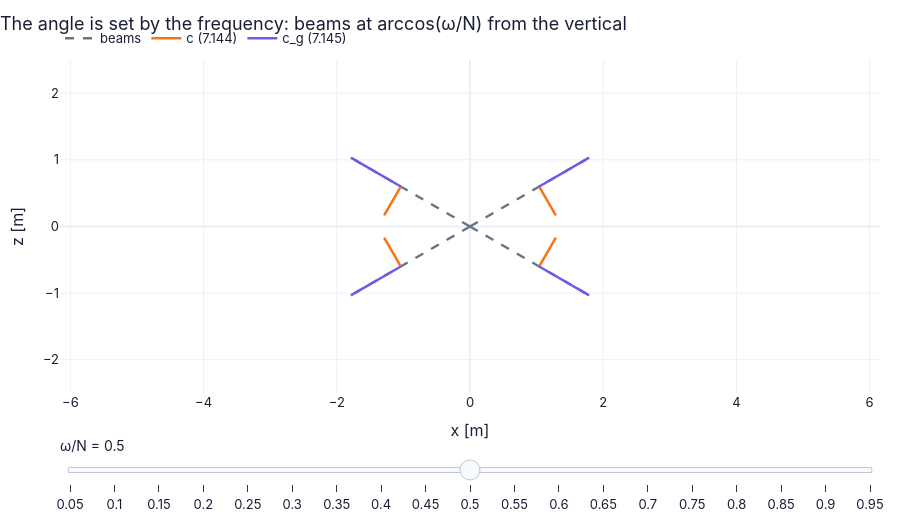

The code cell stored with this chart in its notebook:
### Markdown cell above
**What you see.** Left, ω/N = cos θ with dots at 0°, 45° and 89°; right, the (k, m) plane with contours of ω/N — straight lines through
the origin — and three K arrows of different length on the 45° line.

**How to read it.** Moving along a ray (changing |K|) keeps ω; turning K changes it. The three arrows share one frequency.

**What would change if…** …we drew a surface wave's ω(K) instead: the contours would be circles (ω depends only on |K|) — the opposite
geometry.

### Code cell
def cross(r):                                              # r = ω/N: four beams and the c, c_g arrows of each
    bx, bz, cx_, cz_, gx, gz = [], [], [], [], [], []
    for ks in (1.0, -1.0):                                 # K pointing right or left
        for ms in (1.0, -1.0):                             # K pointing up or down
            s_ = ch07.internal_wave_state(r, 1.0, 1.0, k_sign=ks, m_sign=ms)   # (7.139), (7.144)–(7.146)
            eb = np.array([s_["cgx"], s_["cgz"]])/max(s_["cg"], 1e-12)          # beam direction = c_g direction
            bx += [0, 2*eb[0], np.nan]; bz += [0, 2*eb[1], np.nan]              # the beam axis (length 2)
            p0 = 1.2*eb                                     # arrows start on the beam
            cx_ += [p0[0], p0[0] + s_["cx"], np.nan]; cz_ += [p0[1], p0[1] + s_["cz"], np.nan]   # c (orange)
            gx += [p0[0], p0[0] + s_["cgx"], np.nan]; gz += [p0[1], p0[1] + s_["cgz"], np.nan]   # c_g (purple)
    return {"beams": (bx, bz), "c (7.144)": (cx_, cz_), "c_g (7.145)": (gx, gz)}
fig = slider_figure(cross, "ω/N", np.linspace(0.05, 0.95, 19 if not FAST else 10), xlabel="x [m]", ylabel="z [m]",
                    title="The angle is set by the frequency: beams at arccos(ω/N) from the vertical",
                    xrange=(-2.5, 2.5), yrange=(-2.5, 2.5), height=520)
recolor(fig, {"beams": COLORS["muted"], "c (7.144)": COLORS["orange"], "c_g (7.145)": COLORS["accent"]}, dashes={"beams": "dash"})
fig.update_yaxes(scaleanchor="x", scaleratio=1)            # equal scales so angles are true
fig.show()   # draw (works on the page: no kernel needed)

### Figure 1 — Plotly figure (JSON) as saved in the notebook; plotly's stock layout.template omitted (floating-point values rounded to 4 significant figures)
{"data": [{"hovertemplate": "beams: %{y:.4g}<extra>ω/N = 0.05 </extra>", "line": {"color": "#697386", "dash": "dash", "width": 2.5}, "marker": {"color": "#697386"}, "mode": "lines", "name": "beams", "type": "scatter", "visible": false, "x": [0.0, 1.997, NaN, 0.0, 1.997, NaN, 0.0, -1.997, NaN, 0.0, -1.997, NaN], "y": [0.0, -0.1, NaN, 0.0, 0.1, NaN, 0.0, -0.1, NaN, 0.0, 0.1, NaN]}, {"hovertemplate": "c (7.144): %{y:.4g}<extra>ω/N = 0.05 </extra>", "line": {"color": "#f97316", "width": 2.5}, "marker": {"color": "#f97316"}, "mode": "lines", "name": "c (7.144)", "type": "scatter", "visible": false, "x": [1.198, 1.201, NaN, 1.198, 1.201, NaN, -1.198, -1.201, NaN, -1.198, -1.201, NaN], "y": [-0.06, -0.01006, NaN, 0.06, 0.01006, NaN, -0.06, -0.01006, NaN, 0.06, 0.01006, NaN]}, {"hovertemplate": "c_g (7.145): %{y:.4g}<extra>ω/N = 0.05 </extra>", "line": {"color": "#6c5ce7", "width": 2.5}, "marker": {"color": "#6c5ce7"}, "mode": "lines", "name": "c_g (7.145)", "type": "scatter", "visible": false, "x": [1.198, 2.196, NaN, 1.198, 2.196, NaN, -1.198, -2.196, NaN, -1.198, -2.196, NaN], "y": [-0.06, -0.1099, NaN, 0.06, 0.1099, NaN, -0.06, -0.1099, NaN, 0.06, 0.1099, NaN]}, {"hovertemplate": "beams: %{y:.4g}<extra>ω/N = 0.1 </extra>", "line": {"color": "#697386", "dash": "dash", "width": 2.5}, "marker": {"color": "#697386"}, "mode": "lines", "name": "beams", "type": "scatter", "visible": false, "x": [0.0, 1.99, NaN, 0.0, 1.99, NaN, 0.0, -1.99, NaN, 0.0, -1.99, NaN], "y": [0.0, -0.2, NaN, 0.0, 0.2, NaN, 0.0, -0.2, NaN, 0.0, 0.2, NaN]}, {"hovertemplate": "c (7.144): %{y:.4g}<extra>ω/N = 0.1 </extra>", "line": {"color": "#f97316", "width": 2.5}, "marker": {"color": "#f97316"}, "mode": "lines", "name": "c (7.144)", "type": "scatter", "visible": false, "x": [1.194, 1.204, NaN, 1.194, 1.204, NaN, -1.194, -1.204, NaN, -1.194, -1.204, NaN], "y": [-0.12, -0.0205, NaN, 0.12, 0.0205, NaN, -0.12, -0.0205, NaN, 0.12, 0.0205, NaN]}, {"hovertemplate": "c_g (7.145): %{y:.4g}<extra>ω/N = 0.1 </extra>", "line": {"color": "#6c5ce7", "width": 2.5}, "marker": {"color": "#6c5ce7"}, "mode": "lines", "name": "c_g (7.145)", "type": "scatter", "visible": false, "x": [1.194, 2.184, NaN, 1.194, 2.184, NaN, -1.194, -2.184, NaN, -1.194, -2.184, NaN], "y": [-0.12, -0.2195, NaN, 0.12, 0.2195, NaN, -0.12, -0.2195, NaN, 0.12, 0.2195, NaN]}, {"hovertemplate": "beams: %{y:.4g}<extra>ω/N = 0.15 </extra>", "line": {"color": "#697386", "dash": "dash", "width": 2.5}, "marker": {"color": "#697386"}, "mode": "lines", "name": "beams", "type": "scatter", "visible": false, "x": [0.0, 1.977, NaN, 0.0, 1.977, NaN, 0.0, -1.977, NaN, 0.0, -1.977, NaN], "y": [0.0, -0.3, NaN, 0.0, 0.3, NaN, 0.0, -0.3, NaN, 0.0, 0.3, NaN]}, {"hovertemplate": "c (7.144): %{y:.4g}<extra>ω/N = 0.15 </extra>", "line": {"color": "#f97316", "width": 2.5}, "marker": {"color": "#f97316"}, "mode": "lines", "name": "c (7.144)", "type": "scatter", "visible": false, "x": [1.186, 1.209, NaN, 1.186, 1.209, NaN, -1.186, -1.209, NaN, -1.186, -1.209, NaN], "y": [-0.18, -0.0317, NaN, 0.18, 0.0317, NaN, -0.18, -0.0317, NaN, 0.18, 0.0317, NaN]}, {"hovertemplate": "c_g (7.145): %{y:.4g}<extra>ω/N = 0.15 </extra>", "line": {"color": "#6c5ce7", "width": 2.5}, "marker": {"color": "#6c5ce7"}, "mode": "lines", "name": "c_g (7.145)", "type": "scatter", "visible": false, "x": [1.186, 2.164, NaN, 1.186, 2.164, NaN, -1.186, -2.164, NaN, -1.186, -2.164, NaN], "y": [-0.18, -0.3283, NaN, 0.18, 0.3283, NaN, -0.18, -0.3283, NaN, 0.18, 0.3283, NaN]}, {"hovertemplate": "beams: %{y:.4g}<extra>ω/N = 0.2 </extra>", "line": {"color": "#697386", "dash": "dash", "width": 2.5}, "marker": {"color": "#697386"}, "mode": "lines", "name": "beams", "type": "scatter", "visible": false, "x": [0.0, 1.96, NaN, 0.0, 1.96, NaN, 0.0, -1.96, NaN, 0.0, -1.96, NaN], "y": [0.0, -0.4, NaN, 0.0, 0.4, NaN, 0.0, -0.4, NaN, 0.0, 0.4, NaN]}, {"hovertemplate": "c (7.144): %{y:.4g}<extra>ω/N = 0.2 </extra>", "line": {"color": "#f97316", "width": 2.5}, "marker": {"color": "#f97316"}, "mode": "lines", "name": "c (7.144)", "type": "scatter", "visible": false, "x": [1.176, 1.216, NaN, 1.176, 1.216, NaN, -1.176, -1.216, NaN, -1.176, -1.216, NaN], "y": [-0.24, -0.04404, NaN, 0.24, 0.04404, NaN, -0.24, -0.04404, NaN, 0.24, 0.04404, NaN]}, {"hovertemplate": "c_g (7.145): %{y:.4g}<extra>ω/N = 0.2 </extra>", "line": {"color": "#6c5ce7", "width": 2.5}, "marker": {"color": "#6c5ce7"}, "mode": "lines", "name": "c_g (7.145)", "type": "scatter", "visible": false, "x": [1.176, 2.136, NaN, 1.176, 2.136, NaN, -1.176, -2.136, NaN, -1.176, -2.136, NaN], "y": [-0.24, -0.436, NaN, 0.24, 0.436, NaN, -0.24, -0.436, NaN, 0.24, 0.436, NaN]}, {"hovertemplate": "beams: %{y:.4g}<extra>ω/N = 0.25 </extra>", "line": {"color": "#697386", "dash": "dash", "width": 2.5}, "marker": {"color": "#697386"}, "mode": "lines", "name": "beams", "type": "scatter", "visible": false, "x": [0.0, 1.936, NaN, 0.0, 1.936, NaN, 0.0, -1.936, NaN, 0.0, -1.936, NaN], "y": [0.0, -0.5, NaN, 0.0, 0.5, NaN, 0.0, -0.5, NaN, 0.0, 0.5, NaN]}, {"hovertemplate": "c (7.144): %{y:.4g}<extra>ω/N = 0.25 </extra>", "line": {"color": "#f97316", "width": 2.5}, "marker": {"color": "#f97316"}, "mode": "lines", "name": "c (7.144)", "type": "scatter", "visible": false, "x": [1.162, 1.224, NaN, 1.162, 1.224, NaN, -1.162, -1.224, NaN, -1.162, -1.224, NaN], "y": [-0.3, -0.05794, NaN, 0.3, 0.05794, NaN, -0.3, -0.05794, NaN, 0.3, 0.05794, NaN]}, {"hovertemplate": "c_g (7.145): %{y:.4g}<extra>ω/N = 0.25 </extra>", "line": {"color": "#6c5ce7", "width": 2.5}, "marker": {"color": "#6c5ce7"}, "mode": "lines", "name": "c_g (7.145)", "type": "scatter", "visible": false, "x": [1.162, 2.099, NaN, 1.162, 2.099, NaN, -1.162, -2.099, NaN, -1.162, -2.099, NaN], "y": [-0.3, -0.5421, NaN, 0.3, 0.5421, NaN, -0.3, -0.5421, NaN, 0.3, 0.5421, NaN]}, {"hovertemplate": "beams: %{y:.4g}<extra>ω/N = 0.3 </extra>", "line": {"color": "#697386", "dash": "dash", "width": 2.5}, "marker": {"color": "#697386"}, "mode": "lines", "name": "beams", "type": "scatter", "visible": false, "x": [0.0, 1.908, NaN, 0.0, 1.908, NaN, 0.0, -1.908, NaN, 0.0, -1.908, NaN], "y": [0.0, -0.6, NaN, 0.0, 0.6, NaN, 0.0, -0.6, NaN, 0.0, 0.6, NaN]}, {"hovertemplate": "c (7.144): %{y:.4g}<extra>ω/N = 0.3 </extra>", "line": {"color": "#f97316", "width": 2.5}, "marker": {"color": "#f97316"}, "mode": "lines", "name": "c (7.144)", "type": "scatter", "visible": false, "x": [1.145, 1.235, NaN, 1.145, 1.235, NaN, -1.145, -1.235, NaN, -1.145, -1.235, NaN], "y": [-0.36, -0.07382, NaN, 0.36, 0.07382, NaN, -0.36, -0.07382, NaN, 0.36, 0.07382, NaN]}, {"hovertemplate": "c_g (7.145): %{y:.4g}<extra>ω/N = 0.3 </extra>", "line": {"color": "#6c5ce7", "width": 2.5}, "marker": {"color": "#6c5ce7"}, "mode": "lines", "name": "c_g (7.145)", "type": "scatter", "visible": false, "x": [1.145, 2.055, NaN, 1.145, 2.055, NaN, -1.145, -2.055, NaN, -1.145, -2.055, NaN], "y": [-0.36, -0.6462, NaN, 0.36, 0.6462, NaN, -0.36, -0.6462, NaN, 0.36, 0.6462, NaN]}, {"hovertemplate": "beams: %{y:.4g}<extra>ω/N = 0.35 </extra>", "line": {"color": "#697386", "dash": "dash", "width": 2.5}, "marker": {"color": "#697386"}, "mode": "lines", "name": "beams", "type": "scatter", "visible": false, "x": [0.0, 1.873, NaN, 0.0, 1.873, NaN, 0.0, -1.873, NaN, 0.0, -1.873, NaN], "y": [0.0, -0.7, NaN, 0.0, 0.7, NaN, 0.0, -0.7, NaN, 0.0, 0.7, NaN]}, {"hovertemplate": "c (7.144): %{y:.4g}<extra>ω/N = 0.35 </extra>", "line": {"color": "#f97316", "width": 2.5}, "marker": {"color": "#f97316"}, "mode": "lines", "name": "c (7.144)", "type": "scatter", "visible": false, "x": [1.124, 1.247, NaN, 1.124, 1.247, NaN, -1.124, -1.247, NaN, -1.124, -1.247, NaN], "y": [-0.42, -0.09214, NaN, 0.42, 0.09214, NaN, -0.42, -0.09214, NaN, 0.42, 0.09214, NaN]}, {"hovertemplate": "c_g (7.145): %{y:.4g}<extra>ω/N = 0.35 </extra>", "line": {"color": "#6c5ce7", "width": 2.5}, "marker": {"color": "#6c5ce7"}, "mode": "lines", "name": "c_g (7.145)", "type": "scatter", "visible": false, "x": [1.124, 2.002, NaN, 1.124, 2.002, NaN, -1.124, -2.002, NaN, -1.124, -2.002, NaN], "y": [-0.42, -0.7479, NaN, 0.42, 0.7479, NaN, -0.42, -0.7479, NaN, 0.42, 0.7479, NaN]}, {"hovertemplate": "beams: %{y:.4g}<extra>ω/N = 0.4 </extra>", "line": {"color": "#697386", "dash": "dash", "width": 2.5}, "marker": {"color": "#697386"}, "mode": "lines", "name": "beams", "type": "scatter", "visible": false, "x": [0.0, 1.833, NaN, 0.0, 1.833, NaN, 0.0, -1.833, NaN, 0.0, -1.833, NaN], "y": [0.0, -0.8, NaN, 0.0, 0.8, NaN, 0.0, -0.8, NaN, 0.0, 0.8, NaN]}, {"hovertemplate": "c (7.144): %{y:.4g}<extra>ω/N = 0.4 </extra>", "line": {"color": "#f97316", "width": 2.5}, "marker": {"color": "#f97316"}, "mode": "lines", "name": "c (7.144)", "type": "scatter", "visible": false, "x": [1.1, 1.26, NaN, 1.1, 1.26, NaN, -1.1, -1.26, NaN, -1.1, -1.26, NaN], "y": [-0.48, -0.1134, NaN, 0.48, 0.1134, NaN, -0.48, -0.1134, NaN, 0.48, 0.1134, NaN]}, {"hovertemplate": "c_g (7.145): %{y:.4g}<extra>ω/N = 0.4 </extra>", "line": {"color": "#6c5ce7", "width": 2.5}, "marker": {"color": "#6c5ce7"}, "mode": "lines", "name": "c_g (7.145)", "type": "scatter", "visible": false, "x": [1.1, 1.94, NaN, 1.1, 1.94, NaN, -1.1, -1.94, NaN, -1.1, -1.94, NaN], "y": [-0.48, -0.8466, NaN, 0.48, 0.8466, NaN, -0.48, -0.8466, NaN, 0.48, 0.8466, NaN]}, {"hovertemplate": "beams: %{y:.4g}<extra>ω/N = 0.45 </extra>", "line": {"color": "#697386", "dash": "dash", "width": 2.5}, "marker": {"color": "#697386"}, "mode": "lines", "name": "beams", "type": "scatter", "visible": false, "x": [0.0, 1.786, NaN, 0.0, 1.786, NaN, 0.0, -1.786, NaN, 0.0, -1.786, NaN], "y": [0.0, -0.9, NaN, 0.0, 0.9, NaN, 0.0, -0.9, NaN, 0.0, 0.9, NaN]}, {"hovertemplate": "c (7.144): %{y:.4g}<extra>ω/N = 0.45 </extra>", "line": {"color": "#f97316", "width": 2.5}, "marker": {"color": "#f97316"}, "mode": "lines", "name": "c (7.144)", "type": "scatter", "visible": false, "x": [1.072, 1.274, NaN, 1.072, 1.274, NaN, -1.072, -1.274, NaN, -1.072, -1.274, NaN], "y": [-0.54, -0.1381, NaN, 0.54, 0.1381, NaN, -0.54, -0.1381, NaN, 0.54, 0.1381, NaN]}, {"hovertemplate": "c_g (7.145): %{y:.4g}<extra>ω/N = 0.45 </extra>", "line": {"color": "#6c5ce7", "width": 2.5}, "marker": {"color": "#6c5ce7"}, "mode": "lines", "name": "c_g (7.145)", "type": "scatter", "visible": false, "x": [1.072, 1.869, NaN, 1.072, 1.869, NaN, -1.072, -1.869, NaN, -1.072, -1.869, NaN], "y": [-0.54, -0.9419, NaN, 0.54, 0.9419, NaN, -0.54, -0.9419, NaN, 0.54, 0.9419, NaN]}, {"hovertemplate": "beams: %{y:.4g}<extra>ω/N = 0.5 </extra>", "line": {"color": "#697386", "dash": "dash", "width": 2.5}, "marker": {"color": "#697386"}, "mode": "lines", "name": "beams", "type": "scatter", "visible": true, "x": [0.0, 1.732, NaN, 0.0, 1.732, NaN, 0.0, -1.732, NaN, 0.0, -1.732, NaN], "y": [0.0, -1.0, NaN, 0.0, 1.0, NaN, 0.0, -1.0, NaN, 0.0, 1.0, NaN]}, {"hovertemplate": "c (7.144): %{y:.4g}<extra>ω/N = 0.5 </extra>", "line": {"color": "#f97316", "width": 2.5}, "marker": {"color": "#f97316"}, "mode": "lines", "name": "c (7.144)", "type": "scatter", "visible": true, "x": [1.039, 1.289, NaN, 1.039, 1.289, NaN, -1.039, -1.289, NaN, -1.039, -1.289, NaN], "y": [-0.6, -0.167, NaN, 0.6, 0.167, NaN, -0.6, -0.167, NaN, 0.6, 0.167, NaN]}, {"hovertemplate": "c_g (7.145): %{y:.4g}<extra>ω/N = 0.5 </extra>", "line": {"color": "#6c5ce7", "width": 2.5}, "marker": {"color": "#6c5ce7"}, "mode": "lines", "name": "c_g (7.145)", "type": "scatter", "visible": true, "x": [1.039, 1.789, NaN, 1.039, 1.789, NaN, -1.039, -1.789, NaN, -1.039, -1.789, NaN], "y": [-0.6, -1.033, NaN, 0.6, 1.033, NaN, -0.6, -1.033, NaN, 0.6, 1.033, NaN]}, {"hovertemplate": "beams: %{y:.4g}<extra>ω/N = 0.55 </extra>", "line": {"color": "#697386", "dash": "dash", "width": 2.5}, "marker": {"color": "#697386"}, "mode": "lines", "name": "beams", "type": "scatter", "visible": false, "x": [0.0, 1.67, NaN, 0.0, 1.67, NaN, 0.0, -1.67, NaN, 0.0, -1.67, NaN], "y": [0.0, -1.1, NaN, 0.0, 1.1, NaN, 0.0, -1.1, NaN, 0.0, 1.1, NaN]}, {"hovertemplate": "c (7.144): %{y:.4g}<extra>ω/N = 0.55 </extra>", "line": {"color": "#f97316", "width": 2.5}, "marker": {"color": "#f97316"}, "mode": "lines", "name": "c (7.144)", "type": "scatter", "visible": false, "x": [1.002, 1.305, NaN, 1.002, 1.305, NaN, -1.002, -1.305, NaN, -1.002, -1.305, NaN], "y": [-0.66, -0.2007, NaN, 0.66, 0.2007, NaN, -0.66, -0.2007, NaN, 0.66, 0.2007, NaN]}, {"hovertemplate": "c_g (7.145): %{y:.4g}<extra>ω/N = 0.55 </extra>", "line": {"color": "#6c5ce7", "width": 2.5}, "marker": {"color": "#6c5ce7"}, "mode": "lines", "name": "c_g (7.145)", "type": "scatter", "visible": false, "x": [1.002, 1.7, NaN, 1.002, 1.7, NaN, -1.002, -1.7, NaN, -1.002, -1.7, NaN], "y": [-0.66, -1.119, NaN, 0.66, 1.119, NaN, -0.66, -1.119, NaN, 0.66, 1.119, NaN]}, {"hovertemplate": "beams: %{y:.4g}<extra>ω/N = 0.6 </extra>", "line": {"color": "#697386", "dash": "dash", "width": 2.5}, "marker": {"color": "#697386"}, "mode": "lines", "name": "beams", "type": "scatter", "visible": false, "x": [0.0, 1.6, NaN, 0.0, 1.6, NaN, 0.0, -1.6, NaN, 0.0, -1.6, NaN], "y": [0.0, -1.2, NaN, 0.0, 1.2, NaN, 0.0, -1.2, NaN, 0.0, 1.2, NaN]}, {"hovertemplate": "c (7.144): %{y:.4g}<extra>ω/N = 0.6 </extra>", "line": {"color": "#f97316", "width": 2.5}, "marker": {"color": "#f97316"}, "mode": "lines", "name": "c (7.144)", "type": "scatter", "visible": false, "x": [0.96, 1.32, NaN, 0.96, 1.32, NaN, -0.96, -1.32, NaN, -0.96, -1.32, NaN], "y": [-0.72, -0.24, NaN, 0.72, 0.24, NaN, -0.72, -0.24, NaN, 0.72, 0.24, NaN]}, {"hovertemplate": "c_g (7.145): %{y:.4g}<extra>ω/N = 0.6 </extra>", "line": {"color": "#6c5ce7", "width": 2.5}, "marker": {"color": "#6c5ce7"}, "mode": "lines", "name": "c_g (7.145)", "type": "scatter", "visible": false, "x": [0.96, 1.6, NaN, 0.96, 1.6, NaN, -0.96, -1.6, NaN, -0.96, -1.6, NaN], "y": [-0.72, -1.2, NaN, 0.72, 1.2, NaN, -0.72, -1.2, NaN, 0.72, 1.2, NaN]}, {"hovertemplate": "beams: %{y:.4g}<extra>ω/N = 0.65 </extra>", "line": {"color": "#697386", "dash": "dash", "width": 2.5}, "marker": {"color": "#697386"}, "mode": "lines", "name": "beams", "type": "scatter", "visible": false, "x": [0.0, 1.52, NaN, 0.0, 1.52, NaN, 0.0, -1.52, NaN, 0.0, -1.52, NaN], "y": [0.0, -1.3, NaN, 0.0, 1.3, NaN, 0.0, -1.3, NaN, 0.0, 1.3, NaN]}, {"hovertemplate": "c (7.144): %{y:.4g}<extra>ω/N = 0.65 </extra>", "line": {"color": "#f97316", "width": 2.5}, "marker": {"color": "#f97316"}, "mode": "lines", "name": "c (7.144)", "type": "scatter", "visible": false, "x": [0.9119, 1.334, NaN, 0.9119, 1.334, NaN, -0.9119, -1.334, NaN, -0.9119, -1.334, NaN], "y": [-0.78, -0.286, NaN, 0.78, 0.286, NaN, -0.78, -0.286, NaN, 0.78, 0.286, NaN]}, {"hovertemplate": "c_g (7.145): %{y:.4g}<extra>ω/N = 0.65 </extra>", "line": {"color": "#6c5ce7", "width": 2.5}, "marker": {"color": "#6c5ce7"}, "mode": "lines", "name": "c_g (7.145)", "type": "scatter", "visible": false, "x": [0.9119, 1.489, NaN, 0.9119, 1.489, NaN, -0.9119, -1.489, NaN, -0.9119, -1.489, NaN], "y": [-0.78, -1.274, NaN, 0.78, 1.274, NaN, -0.78, -1.274, NaN, 0.78, 1.274, NaN]}, {"hovertemplate": "beams: %{y:.4g}<extra>ω/N = 0.7 </extra>", "line": {"color": "#697386", "dash": "dash", "width": 2.5}, "marker": {"color": "#697386"}, "mode": "lines", "name": "beams", "type": "scatter", "visible": false, "x": [0.0, 1.428, NaN, 0.0, 1.428, NaN, 0.0, -1.428, NaN, 0.0, -1.428, NaN], "y": [0.0, -1.4, NaN, 0.0, 1.4, NaN, 0.0, -1.4, NaN, 0.0, 1.4, NaN]}, {"hovertemplate": "c (7.144): %{y:.4g}<extra>ω/N = 0.7 </extra>", "line": {"color": "#f97316", "width": 2.5}, "marker": {"color": "#f97316"}, "mode": "lines", "name": "c (7.144)", "type": "scatter", "visible": false, "x": [0.857, 1.347, NaN, 0.857, 1.347, NaN, -0.857, -1.347, NaN, -0.857, -1.347, NaN], "y": [-0.84, -0.3401, NaN, 0.84, 0.3401, NaN, -0.84, -0.3401, NaN, 0.84, 0.3401, NaN]}, {"hovertemplate": "c_g (7.145): %{y:.4g}<extra>ω/N = 0.7 </extra>", "line": {"color": "#6c5ce7", "width": 2.5}, "marker": {"color": "#6c5ce7"}, "mode": "lines", "name": "c_g (7.145)", "type": "scatter", "visible": false, "x": [0.857, 1.367, NaN, 0.857, 1.367, NaN, -0.857, -1.367, NaN, -0.857, -1.367, NaN], "y": [-0.84, -1.34, NaN, 0.84, 1.34, NaN, -0.84, -1.34, NaN, 0.84, 1.34, NaN]}, {"hovertemplate": "beams: %{y:.4g}<extra>ω/N = 0.75 </extra>", "line": {"color": "#697386", "dash": "dash", "width": 2.5}, "marker": {"color": "#697386"}, "mode": "lines", "name": "beams", "type": "scatter", "visible": false, "x": [0.0, 1.323, NaN, 0.0, 1.323, NaN, 0.0, -1.323, NaN, 0.0, -1.323, NaN], "y": [0.0, -1.5, NaN, 0.0, 1.5, NaN, 0.0, -1.5, NaN, 0.0, 1.5, NaN]}, {"hovertemplate": "c (7.144): %{y:.4g}<extra>ω/N = 0.75 </extra>", "line": {"color": "#f97316", "width": 2.5}, "marker": {"color": "#f97316"}, "mode": "lines", "name": "c (7.144)", "type": "scatter", "visible": false, "x": [0.7937, 1.356, NaN, 0.7937, 1.356, NaN, -0.7937, -1.356, NaN, -0.7937, -1.356, NaN], "y": [-0.9, -0.4039, NaN, 0.9, 0.4039, NaN, -0.9, -0.4039, NaN, 0.9, 0.4039, NaN]}, {"hovertemplate": "c_g (7.145): %{y:.4g}<extra>ω/N = 0.75 </extra>", "line": {"color": "#6c5ce7", "width": 2.5}, "marker": {"color": "#6c5ce7"}, "mode": "lines", "name": "c_g (7.145)", "type": "scatter", "visible": false, "x": [0.7937, 1.231, NaN, 0.7937, 1.231, NaN, -0.7937, -1.231, NaN, -0.7937, -1.231, NaN], "y": [-0.9, -1.396, NaN, 0.9, 1.396, NaN, -0.9, -1.396, NaN, 0.9, 1.396, NaN]}, {"hovertemplate": "beams: %{y:.4g}<extra>ω/N = 0.8 </extra>", "line": {"color": "#697386", "dash": "dash", "width": 2.5}, "marker": {"color": "#697386"}, "mode": "lines", "name": "beams", "type": "scatter", "visible": false, "x": [0.0, 1.2, NaN, 0.0, 1.2, NaN, 0.0, -1.2, NaN, 0.0, -1.2, NaN], "y": [0.0, -1.6, NaN, 0.0, 1.6, NaN, 0.0, -1.6, NaN, 0.0, 1.6, NaN]}, {"hovertemplate": "c (7.144): %{y:.4g}<extra>ω/N = 0.8 </extra>", "line": {"color": "#f97316", "width": 2.5}, "marker": {"color": "#f97316"}, "mode": "lines", "name": "c (7.144)", "type": "scatter", "visible": false, "x": [0.72, 1.36, NaN, 0.72, 1.36, NaN, -0.72, -1.36, NaN, -0.72, -1.36, NaN], "y": [-0.96, -0.48, NaN, 0.96, 0.48, NaN, -0.96, -0.48, NaN, 0.96, 0.48, NaN]}, {"hovertemplate": "c_g (7.145): %{y:.4g}<extra>ω/N = 0.8 </extra>", "line": {"color": "#6c5ce7", "width": 2.5}, "marker": {"color": "#6c5ce7"}, "mode": "lines", "name": "c_g (7.145)", "type": "scatter", "visible": false, "x": [0.72, 1.08, NaN, 0.72, 1.08, NaN, -0.72, -1.08, NaN, -0.72, -1.08, NaN], "y": [-0.96, -1.44, NaN, 0.96, 1.44, NaN, -0.96, -1.44, NaN, 0.96, 1.44, NaN]}, {"hovertemplate": "beams: %{y:.4g}<extra>ω/N = 0.85 </extra>", "line": {"color": "#697386", "dash": "dash", "width": 2.5}, "marker": {"color": "#697386"}, "mode": "lines", "name": "beams", "type": "scatter", "visible": false, "x": [0.0, 1.054, NaN, 0.0, 1.054, NaN, 0.0, -1.054, NaN, 0.0, -1.054, NaN], "y": [0.0, -1.7, NaN, 0.0, 1.7, NaN, 0.0, -1.7, NaN, 0.0, 1.7, NaN]}, {"hovertemplate": "c (7.144): %{y:.4g}<extra>ω/N = 0.85 </extra>", "line": {"color": "#f97316", "width": 2.5}, "marker": {"color": "#f97316"}, "mode": "lines", "name": "c (7.144)", "type": "scatter", "visible": false, "x": [0.6321, 1.355, NaN, 0.6321, 1.355, NaN, -0.6321, -1.355, NaN, -0.6321, -1.355, NaN], "y": [-1.02, -0.5722, NaN, 1.02, 0.5722, NaN, -1.02, -0.5722, NaN, 1.02, 0.5722, NaN]}, {"hovertemplate": "c_g (7.145): %{y:.4g}<extra>ω/N = 0.85 </extra>", "line": {"color": "#6c5ce7", "width": 2.5}, "marker": {"color": "#6c5ce7"}, "mode": "lines", "name": "c_g (7.145)", "type": "scatter", "visible": false, "x": [0.6321, 0.9096, NaN, 0.6321, 0.9096, NaN, -0.6321, -0.9096, NaN, -0.6321, -0.9096, NaN], "y": [-1.02, -1.468, NaN, 1.02, 1.468, NaN, -1.02, -1.468, NaN, 1.02, 1.468, NaN]}, {"hovertemplate": "beams: %{y:.4g}<extra>ω/N = 0.9 </extra>", "line": {"color": "#697386", "dash": "dash", "width": 2.5}, "marker": {"color": "#697386"}, "mode": "lines", "name": "beams", "type": "scatter", "visible": false, "x": [0.0, 0.8718, NaN, 0.0, 0.8718, NaN, 0.0, -0.8718, NaN, 0.0, -0.8718, NaN], "y": [0.0, -1.8, NaN, 0.0, 1.8, NaN, 0.0, -1.8, NaN, 0.0, 1.8, NaN]}, {"hovertemplate": "c (7.144): %{y:.4g}<extra>ω/N = 0.9 </extra>", "line": {"color": "#f97316", "width": 2.5}, "marker": {"color": "#f97316"}, "mode": "lines", "name": "c (7.144)", "type": "scatter", "visible": false, "x": [0.5231, 1.333, NaN, 0.5231, 1.333, NaN, -0.5231, -1.333, NaN, -0.5231, -1.333, NaN], "y": [-1.08, -0.6877, NaN, 1.08, 0.6877, NaN, -1.08, -0.6877, NaN, 1.08, 0.6877, NaN]}, {"hovertemplate": "c_g (7.145): %{y:.4g}<extra>ω/N = 0.9 </extra>", "line": {"color": "#6c5ce7", "width": 2.5}, "marker": {"color": "#6c5ce7"}, "mode": "lines", "name": "c_g (7.145)", "type": "scatter", "visible": false, "x": [0.5231, 0.7131, NaN, 0.5231, 0.7131, NaN, -0.5231, -0.7131, NaN, -0.5231, -0.7131, NaN], "y": [-1.08, -1.472, NaN, 1.08, 1.472, NaN, -1.08, -1.472, NaN, 1.08, 1.472, NaN]}, {"hovertemplate": "beams: %{y:.4g}<extra>ω/N = 0.95 </extra>", "line": {"color": "#697386", "dash": "dash", "width": 2.5}, "marker": {"color": "#697386"}, "mode": "lines", "name": "beams", "type": "scatter", "visible": false, "x": [0.0, 0.6245, NaN, 0.0, 0.6245, NaN, 0.0, -0.6245, NaN, 0.0, -0.6245, NaN], "y": [0.0, -1.9, NaN, 0.0, 1.9, NaN, 0.0, -1.9, NaN, 0.0, 1.9, NaN]}, {"hovertemplate": "c (7.144): %{y:.4g}<extra>ω/N = 0.95 </extra>", "line": {"color": "#f97316", "width": 2.5}, "marker": {"color": "#f97316"}, "mode": "lines", "name": "c (7.144)", "type": "scatter", "visible": false, "x": [0.3747, 1.277, NaN, 0.3747, 1.277, NaN, -0.3747, -1.277, NaN, -0.3747, -1.277, NaN], "y": [-1.14, -0.8434, NaN, 1.14, 0.8434, NaN, -1.14, -0.8434, NaN, 1.14, 0.8434, NaN]}, {"hovertemplate": "c_g (7.145): %{y:.4g}<extra>ω/N = 0.95 </extra>", "line": {"color": "#6c5ce7", "width": 2.5}, "marker": {"color": "#6c5ce7"}, "mode": "lines", "name": "c_g (7.145)", "type": "scatter", "visible": false, "x": [0.3747, 0.4722, NaN, 0.3747, 0.4722, NaN, -0.3747, -0.4722, NaN, -0.3747, -0.4722, NaN], "y": [-1.14, -1.437, NaN, 1.14, 1.437, NaN, -1.14, -1.437, NaN, 1.14, 1.437, NaN]}], "layout": {"colorway": ["#6c5ce7", "#0fa39c", "#f97316", "#2563eb", "#e11d6a", "#d97706"], "font": {"color": "#1a1f36", "family": "Inter, -apple-system, Segoe UI, Roboto, sans-serif", "size": 13}, "height": 520, "hovermode": "x unified", "legend": {"orientation": "h", "x": 0, "xanchor": "left", "y": 1.02, "yanchor": "bottom"}, "margin": {"b": 90, "l": 60, "r": 20, "t": 60}, "sliders": [{"active": 9, "currentvalue": {"font": {"size": 14}, "prefix": "ω/N = ", "suffix": " "}, "pad": {"t": 40}, "steps": [{"args": [{"visible": [true, true, true, false, false, false, false, false, false, false, false, false, false, false, false, false, false, false, false, false, false, false, false, false, false, false, false, false, false, false, false, false, false, false, false, false, false, false, false, false, false, false, false, false, false, false, false, false, false, false, false, false, false, false, false, false, false]}], "label": "0.05", "method": "update"}, {"args": [{"visible": [false, false, false, true, true, true, false, false, false, false, false, false, false, false, false, false, false, false, false, false, false, false, false, false, false, false, false, false, false, false, false, false, false, false, false, false, false, false, false, false, false, false, false, false, false, false, false, false, false, false, false, false, false, false, false, false, false]}], "label": "0.1", "method": "update"}, {"args": [{"visible": [false, false, false, false, false, false, true, true, true, false, false, false, false, false, false, false, false, false, false, false, false, false, false, false, false, false, false, false, false, false, false, false, false, false, false, false, false, false, false, false, false, false, false, false, false, false, false, false, false, false, false, false, false, false, false, false, false]}], "label": "0.15", "method": "update"}, {"args": [{"visible": [false, false, false, false, false, false, false, false, false, true, true, true, false, false, false, false, false, false, false, false, false, false, false, false, false, false, false, false, false, false, false, false, false, false, false, false, false, false, false, false, false, false, false, false, false, false, false, false, false, false, false, false, false, false, false, false, false]}], "label": "0.2", "method": "update"}, {"args": [{"visible": [false, false, false, false, false, false, false, false, false, false, false, false, true, true, true, false, false, false, false, false, false, false, false, false, false, false, false, false, false, false, false, false, false, false, false, false, false, false, false, false, false, false, false, false, false, false, false, false, false, false, false, false, false, false, false, false, false]}], "label": "0.25", "method": "update"}, {"args": [{"visible": [false, false, false, false, false, false, false, false, false, false, false, false, false, false, false, true, true, true, false, false, false, false, false, false, false, false, false, false, false, false, false, false, false, false, false, false, false, false, false, false, false, false, false, false, false, false, false, false, false, false, false, false, false, false, false, false, false]}], "label": "0.3", "method": "update"}, {"args": [{"visible": [false, false, false, false, false, false, false, false, false, false, false, false, false, false, false, false, false, false, true, true, true, false, false, false, false, false, false, false, false, false, false, false, false, false, false, false, false, false, false, false, false, false, false, false, false, false, false, false, false, false, false, false, false, false, false, false, false]}], "label": "0.35", "method": "update"}, {"args": [{"visible": [false, false, false, false, false, false, false, false, false, false, false, false, false, false, false, false, false, false, false, false, false, true, true, true, false, false, false, false, false, false, false, false, false, false, false, false, false, false, false, false, false, false, false, false, false, false, false, false, false, false, false, false, false, false, false, false, false]}], "label": "0.4", "method": "update"}, {"args": [{"visible": [false, false, false, false, false, false, false, false, false, false, false, false, false, false, false, false, false, false, false, false, false, false, false, false, true, true, true, false, false, false, false, false, false, false, false, false, false, false, false, false, false, false, false, false, false, false, false, false, false, false, false, false, false, false, false, false, false]}], "label": "0.45", "method": "update"}, {"args": [{"visible": [false, false, false, false, false, false, false, false, false, false, false, false, false, false, false, false, false, false, false, false, false, false, false, false, false, false, false, true, true, true, false, false, false, false, false, false, false, false, false, false, false, false, false, false, false, false, false, false, false, false, false, false, false, false, false, false, false]}], "label": "0.5", "method": "update"}, {"args": [{"visible": [false, false, false, false, false, false, false, false, false, false, false, false, false, false, false, false, false, false, false, false, false, false, false, false, false, false, false, false, false, false, true, true, true, false, false, false, false, false, false, false, false, false, false, false, false, false, false, false, false, false, false, false, false, false, false, false, false]}], "label": "0.55", "method": "update"}, {"args": [{"visible": [false, false, false, false, false, false, false, false, false, false, false, false, false, false, false, false, false, false, false, false, false, false, false, false, false, false, false, false, false, false, false, false, false, true, true, true, false, false, false, false, false, false, false, false, false, false, false, false, false, false, false, false, false, false, false, false, false]}], "label": "0.6", "method": "update"}, {"args": [{"visible": [false, false, false, false, false, false, false, false, false, false, false, false, false, false, false, false, false, false, false, false, false, false, false, false, false, false, false, false, false, false, false, false, false, false, false, false, true, true, true, false, false, false, false, false, false, false, false, false, false, false, false, false, false, false, false, false, false]}], "label": "0.65", "method": "update"}, {"args": [{"visible": [false, false, false, false, false, false, false, false, false, false, false, false, false, false, false, false, false, false, false, false, false, false, false, false, false, false, false, false, false, false, false, false, false, false, false, false, false, false, false, true, true, true, false, false, false, false, false, false, false, false, false, false, false, false, false, false, false]}], "label": "0.7", "method": "update"}, {"args": [{"visible": [false, false, false, false, false, false, false, false, false, false, false, false, false, false, false, false, false, false, false, false, false, false, false, false, false, false, false, false, false, false, false, false, false, false, false, false, false, false, false, false, false, false, true, true, true, false, false, false, false, false, false, false, false, false, false, false, false]}], "label": "0.75", "method": "update"}, {"args": [{"visible": [false, false, false, false, false, false, false, false, false, false, false, false, false, false, false, false, false, false, false, false, false, false, false, false, false, false, false, false, false, false, false, false, false, false, false, false, false, false, false, false, false, false, false, false, false, true, true, true, false, false, false, false, false, false, false, false, false]}], "label": "0.8", "method": "update"}, {"args": [{"visible": [false, false, false, false, false, false, false, false, false, false, false, false, false, false, false, false, false, false, false, false, false, false, false, false, false, false, false, false, false, false, false, false, false, false, false, false, false, false, false, false, false, false, false, false, false, false, false, false, true, true, true, false, false, false, false, false, false]}], "label": "0.85", "method": "update"}, {"args": [{"visible": [false, false, false, false, false, false, false, false, false, false, false, false, false, false, false, false, false, false, false, false, false, false, false, false, false, false, false, false, false, false, false, false, false, false, false, false, false, false, false, false, false, false, false, false, false, false, false, false, false, false, false, true, true, true, false, false, false]}], "label": "0.9", "method": "update"}, {"args": [{"visible": [false, false, false, false, false, false, false, false, false, false, false, false, false, false, false, false, false, false, false, false, false, false, false, false, false, false, false, false, false, false, false, false, false, false, false, false, false, false, false, false, false, false, false, false, false, false, false, false, false, false, false, false, false, false, true, true, true]}], "label": "0.95", "method": "update"}]}], "title": {"text": "The angle is set by the frequency: beams at arccos(ω/N) from the vertical", "x": 0}, "xaxis": {"range": [-2.5, 2.5], "title": {"text": "x [m]"}}, "yaxis": {"range": [-2.5, 2.5], "scaleanchor": "x", "scaleratio": 1, "title": {"text": "z [m]"}}}}
